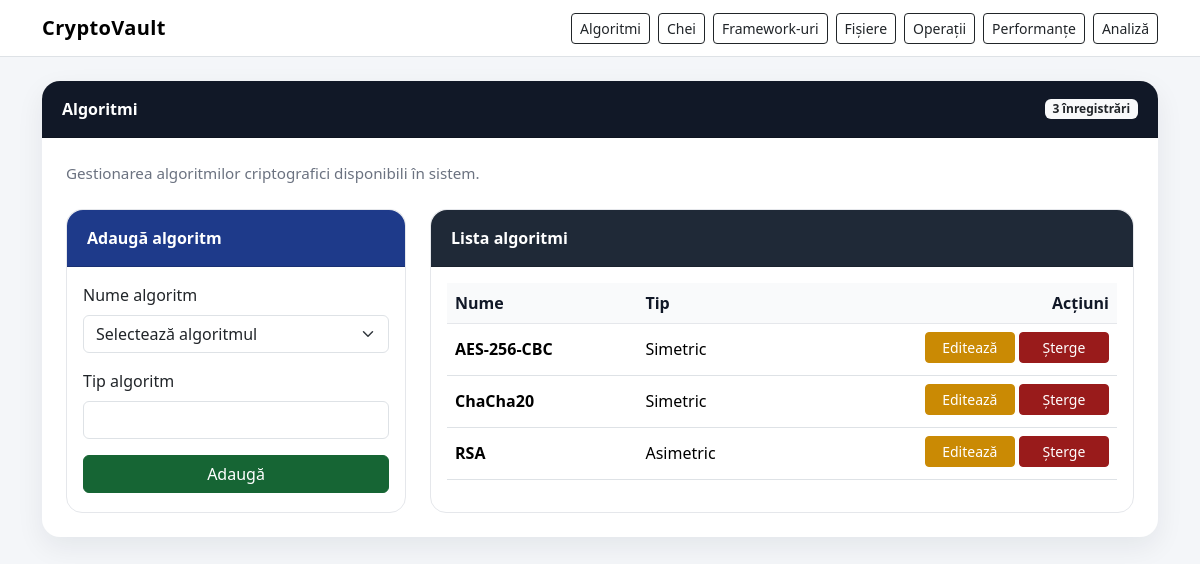
The page /algorithms on the database as committed earlier.
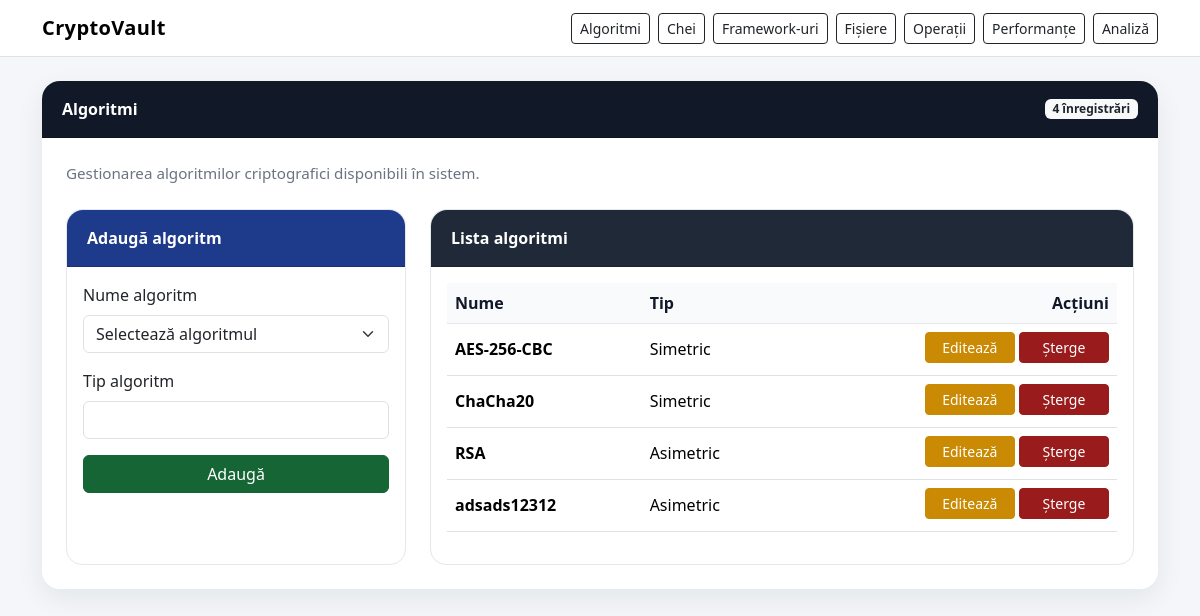
The same page on the database as committed later.
### models.py (models this page shows)
class Algorithm(Base):
    __tablename__ = "algorithms"
    id = Column(Integer, primary_key=True, index=True)
    name = Column(String(100), nullable=False, unique=True)
    type = Column(String(50), nullable=False)
    keys = relationship("Key", back_populates="algorithm", cascade="all, delete-orphan")
    performances = relationship("Performance", back_populates="algorithm", cascade="all, delete-orphan")

### app_web.py (the view)
@app.route("/algorithms")
def show_algorithms():
    db = get_session()
    try:
        page = request.args.get("page", 1, type=int)
        per_page = request.args.get("per_page", 10, type=int)
        edit_algorithm_id = request.args.get("edit_algorithm", type=int)
        algorithms, pagination = crud.get_algorithms_paginated(db, page, per_page)
        edit_algorithm = crud.get_algorithm(db, edit_algorithm_id) if edit_algorithm_id else None
        return render_template(
            "algorithms.html",
            algorithms=algorithms,
            pagination=pagination,
            edit_algorithm=edit_algorithm,
        )
    finally:
        db.close()

### app_web.py (called while the page is built)
def get_session():
    return SessionLocal()

### crud.py (called while the page is built)
def paginate_query(query, page=1, per_page=10):
    total = query.count()
    pagination = Pagination(page, per_page, total)
    items = (
        query
        .limit(per_page)
        .offset((pagination.page - 1) * per_page)
        .all()
    )
    return items, pagination

def get_algorithms_paginated(db, page=1, per_page=10):
    query = db.query(models.Algorithm).order_by(models.Algorithm.name.asc())
    return paginate_query(query, page, per_page)

### database.py (called while the page is built)
@event.listens_for(engine, "connect")
def enable_sqlite_foreign_keys(dbapi_connection, connection_record):
    cursor = dbapi_connection.cursor()
    cursor.execute("PRAGMA foreign_keys=ON")
    cursor.close()

### templates/algorithms.html (shortened to what the changed rows need)
{% extends "base.html" %}
{% block content %}
<div class="card section-card">
    <div class="card-header">
        <div class="d-flex justify-content-between align-items-center flex-wrap gap-2">
            <span>Algoritmi</span>
            <span class="badge bg-light text-dark">{{ pagination.total }} înregistrări</span>
        </div>
    </div>
    <div class="card-body p-4">
        <div class="row g-4">
            <div class="col-lg-8">
                <div class="card table-card h-100">
                    <div class="card-body">
                        <div class="table-responsive">
                            <table class="table table-hover align-middle">
                                <thead>
                                    <tr>
                                        <th>Nume</th>
                                        <th>Tip</th>
                                        <th class="text-end">Acțiuni</th>
                                    </tr>
                                </thead>
                                <tbody>
                                {% for algo in algorithms %}
                                    <tr>
                                        <td>
                                            <strong>{{ algo.name }}</strong>
                                        </td>
                                        <td>{{ algo.type }}</td>
                                        <td class="text-end">
                                            <a href="{{ url_for('show_algorithms', edit_algorithm=algo.id) }}"
                                               class="btn btn-warning btn-sm btn-action">
                                                Editează
                                            </a>
                                            <a href="{{ url_for('delete_algorithm', algo_id=algo.id) }}"
                                               class="btn btn-danger btn-sm btn-action"
                                               onclick="return confirm('Sigur vrei să ștergi acest algoritm? Vor fi șterse și cheile/performanțele asociate.')">
                                                Șterge
                                            </a>
                                        </td>
                                    </tr>
                                {% else %}
                                    <tr>
                                        <td colspan="3" class="text-center text-muted py-4">
                                            Nu există algoritmi în baza de date.
                                        </td>
                                    </tr>
                                {% endfor %}
                                </tbody>
                            </table>
                        </div>
                    </div>
                </div>
            </div>
        </div>
    </div>
</div>
{% endblock %}

Rows that differ between the two databases and show on the page:
added Algorithm: name "adsads12312", type "Asimetric"
Other text that changed with them:
{{ pagination.total }}: "3" → "4"
